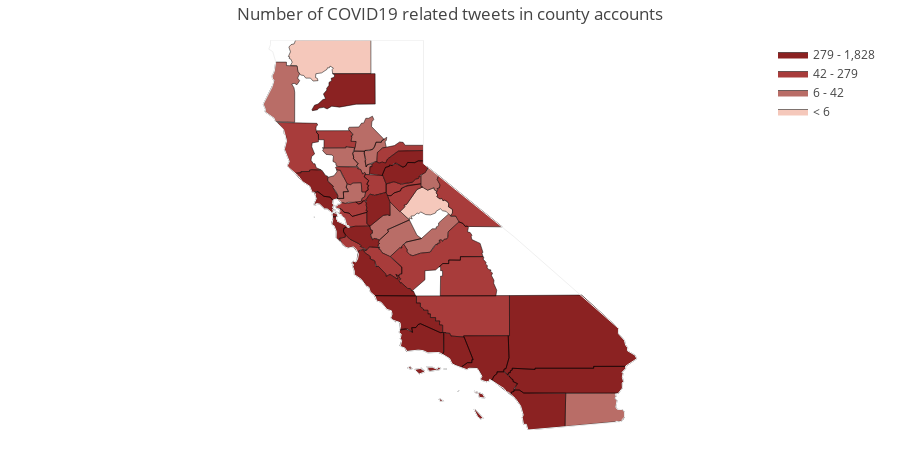

This figure's notebook cell:
### Markdown cell above
Add FIPS to the dataframe and plot the distribution of covid related tweets. There are 47 counties with COVID19 updates.

### Code cell
df = pd.read_csv("county_fips.csv")
df_ca = df[df.state_abbr == 'CA'][['county_name','fips']]
df2 =df2.merge(df_ca,left_on='county',right_on = 'county_name')
for i in range(df2.shape[0]):
    s = str(df2.loc[i,'fips'])
    while len(s) < 5:
        s = '0' + s
    df2.loc[i,'fips'] = s
    
def plot_county_ca(df_ca,label):
    df_ca = df_ca[df_ca[label]>0]
    values = df_ca[label].tolist()
    fips = df_ca['fips'].tolist()

    colorscale = [ '#F5C8BB', '#B96D67', '#A83C3B',
       '#8B2222', '#5B0D0D', '#5A2318']
    
    binning = [2**(np.log2(max(values))/4 * (i + 1)) for i in range(4)]
    
    fig = ff.create_choropleth(
        fips=fips, values=values, scope=['CA'],
        binning_endpoints=binning, 
        colorscale=colorscale,
        show_hover=True,
        county_outline={'color': 'rgb(0,0,0)', 'width': 0.5}, round_legend_values=True,
        #legend_title='Population by County', title='California and Nearby States'
        title = 'Number of COVID19 related tweets in county accounts'
    )
    fig.layout.template = None
    fig.show()
plot_county_ca(df2,'covid_length')
print('Counties with 0 COVID-19 related tweets: ')
print(df2[df2['covid_length'] == 0]['county'].values)

### Figure 1 — Plotly figure (JSON) as saved in the notebook; plotly's stock layout.template omitted (floating-point values rounded to 4 significant figures; data arrays with more than 128 entries replaced by an {"elided": "..."} marker saying what was removed)
{"data": [{"fill": "toself", "fillcolor": "#F5C8BB", "hoverinfo": "none", "line": {"color": "rgb(0,0,0)", "width": 0.5}, "mode": "lines", "name": "< 6", "type": "scatter", "x": [-123.7, -123.7, -123.7, -123.6, -123.6, -123.5, -121.4, -121.4, -122.5, -122.5, -122.5, -122.6, -122.6, -122.6, -122.7, -122.8, -123.0, -123.0, -122.9, -122.9, -123.0, -123.1, -123.2, -123.3, -123.4, -123.5, -123.5, -123.7, -123.6, -123.6, -123.7, -123.7, -123.7, null, -120.7, -120.5, -120.5, -120.5, -120.5, -120.2, -120.0, -119.9, -119.7, -119.7, -119.6, -119.7, -119.6, -119.6, -119.5, -119.5, -119.5, -119.4, -119.3, -119.3, -119.3, -119.2, -119.2, -119.2, -119.3, -119.4, -119.5, -119.5, -119.6, -119.7, -119.8, -119.9, -120.1, -120.1, -120.2, -120.3, -120.3, -120.3, -120.4, -120.4, -120.7, null], "y": [41.6, 41.71, 41.83, 41.89, 41.91, 42.0, 42.0, 41.18, 41.18, 41.28, 41.32, 41.37, 41.33, 41.33, 41.29, 41.2, 41.18, 41.09, 41.07, 41.01, 41.0, 41.08, 41.08, 41.14, 41.15, 41.24, 41.38, 41.38, 41.46, 41.54, 41.55, 41.59, 41.6, null, 37.83, 37.92, 37.96, 37.99, 38.01, 38.37, 38.43, 38.36, 38.42, 38.37, 38.33, 38.29, 38.24, 38.2, 38.14, 38.16, 38.1, 38.12, 38.08, 38.02, 37.95, 37.9, 37.84, 37.79, 37.74, 37.84, 37.86, 37.9, 37.85, 37.8, 37.75, 37.76, 37.83, 37.78, 37.8, 37.73, 37.73, 37.66, 37.68, 37.63, 37.83, null]}, {"fill": "toself", "fillcolor": "#B96D67", "hoverinfo": "none", "line": {"color": "rgb(0,0,0)", "width": 0.5}, "mode": "lines", "name": "6 - 42", "type": "scatter", "x": {"elided": "266 float values"}, "y": {"elided": "266 float values"}}, {"fill": "toself", "fillcolor": "#A83C3B", "hoverinfo": "none", "line": {"color": "rgb(0,0,0)", "width": 0.5}, "mode": "lines", "name": "42 - 279", "type": "scatter", "x": {"elided": "376 float values"}, "y": {"elided": "376 float values"}}, {"fill": "toself", "fillcolor": "#8B2222", "hoverinfo": "none", "line": {"color": "rgb(0,0,0)", "width": 0.5}, "mode": "lines", "name": "279 - 1,828", "type": "scatter", "x": {"elided": "525 float values"}, "y": {"elided": "525 float values"}}, {"fill": "toself", "fillcolor": "#5B0D0D", "hoverinfo": "none", "line": {"color": "rgb(0,0,0)", "width": 0.5}, "mode": "lines", "name": "> 1,828", "type": "scatter", "x": [], "y": []}, {"hoverinfo": "text", "legendgroup": "centroids", "marker": {"color": "white", "opacity": 0}, "mode": "markers", "name": "US Counties", "selected": {"marker": {"color": "white", "opacity": 1, "size": 3}}, "showlegend": false, "text": ["County: Ventura<br>State: California<br>FIPS: 06111<br>Value: 365.0", "County: Ventura<br>State: California<br>FIPS: 06111<br>Value: 365.0", "County: Ventura<br>State: California<br>FIPS: 06111<br>Value: 365.0", "County: Santa Barbara<br>State: California<br>FIPS: 06083<br>Value: 544.0", "County: Santa Barbara<br>State: California<br>FIPS: 06083<br>Value: 544.0", "County: Santa Barbara<br>State: California<br>FIPS: 06083<br>Value: 544.0", "County: Santa Barbara<br>State: California<br>FIPS: 06083<br>Value: 544.0", "County: Santa Barbara<br>State: California<br>FIPS: 06083<br>Value: 544.0", "County: San Francisco<br>State: California<br>FIPS: 06075<br>Value: 404.0", "County: San Francisco<br>State: California<br>FIPS: 06075<br>Value: 404.0", "County: San Francisco<br>State: California<br>FIPS: 06075<br>Value: 404.0", "County: San Francisco<br>State: California<br>FIPS: 06075<br>Value: 404.0", "County: San Francisco<br>State: California<br>FIPS: 06075<br>Value: 404.0", "County: Marin<br>State: California<br>FIPS: 06041<br>Value: 532.0", "County: Marin<br>State: California<br>FIPS: 06041<br>Value: 532.0", "County: Los Angeles<br>State: California<br>FIPS: 06037<br>Value: 1477.0", "County: Los Angeles<br>State: California<br>FIPS: 06037<br>Value: 1477.0", "County: Los Angeles<br>State: California<br>FIPS: 06037<br>Value: 1477.0", "County: Alameda<br>State: California<br>FIPS: 06001<br>Value: 236.0", "County: Alpine<br>State: California<br>FIPS: 06003<br>Value: 10.0", "County: Amador<br>State: California<br>FIPS: 06005<br>Value: 100.0", "County: Butte<br>State: California<br>FIPS: 06007<br>Value: 31.0", "County: Calaveras<br>State: California<br>FIPS: 06009<br>Value: 58.0", "County: Colusa<br>State: California<br>FIPS: 06011<br>Value: 24.0", "County: Contra Costa<br>State: California<br>FIPS: 06013<br>Value: 181.0", "County: El Dorado<br>State: California<br>FIPS: 06017<br>Value: 287.0", "County: Fresno<br>State: California<br>FIPS: 06019<br>Value: 183.0", "County: Glenn<br>State: California<br>FIPS: 06021<br>Value: 63.0", "County: Humboldt<br>State: California<br>FIPS: 06023<br>Value: 23.0", "County: Imperial<br>State: California<br>FIPS: 06025<br>Value: 10.0", "County: Kern<br>State: California<br>FIPS: 06029<br>Value: 127.0", "County: Madera<br>State: California<br>FIPS: 06039<br>Value: 25.0", "County: Mendocino<br>State: California<br>FIPS: 06045<br>Value: 252.0", "County: Merced<br>State: California<br>FIPS: 06047<br>Value: 20.0", "County: Mono<br>State: California<br>FIPS: 06051<br>Value: 138.0", "County: Monterey<br>State: California<br>FIPS: 06053<br>Value: 549.0", "County: Napa<br>State: California<br>FIPS: 06055<br>Value: 21.0", "County: Nevada<br>State: California<br>FIPS: 06057<br>Value: 128.0", "County: Orange<br>State: California<br>FIPS: 06059<br>Value: 1828.0", "County: Placer<br>State: California<br>FIPS: 06061<br>Value: 364.0", "County: Riverside<br>State: California<br>FIPS: 06065<br>Value: 319.0", "County: Sacramento<br>State: California<br>FIPS: 06067<br>Value: 183.0", "County: San Benito<br>State: California<br>FIPS: 06069<br>Value: 266.0", "County: San Bernardino<br>State: California<br>FIPS: 06071<br>Value: 445.0", "County: San Diego<br>State: California<br>FIPS: 06073<br>Value: 556.0", "County: San Joaquin<br>State: California<br>FIPS: 06077<br>Value: 377.0", "County: San Luis Obispo<br>State: California<br>FIPS: 06079<br>Value: 283.0", "County: San Mateo<br>State: California<br>FIPS: 06081<br>Value: 418.0", "County: Santa Clara<br>State: California<br>FIPS: 06085<br>Value: 950.0", "County: Santa Cruz<br>State: California<br>FIPS: 06087<br>Value: 182.0", "County: Shasta<br>State: California<br>FIPS: 06089<br>Value: 499.0", "County: Siskiyou<br>State: California<br>FIPS: 06093<br>Value: 1.0", "County: Solano<br>State: California<br>FIPS: 06095<br>Value: 7.0", "County: Sonoma<br>State: California<br>FIPS: 06097<br>Value: 553.0", "County: Stanislaus<br>State: California<br>FIPS: 06099<br>Value: 26.0", "County: Sutter<br>State: California<br>FIPS: 06101<br>Value: 11.0", "County: Tulare<br>State: California<br>FIPS: 06107<br>Value: 62.0", "County: Tuolumne<br>State: California<br>FIPS: 06109<br>Value: 3.0", "County: Yolo<br>State: California<br>FIPS: 06113<br>Value: 219.0", "County: Yuba<br>State: California<br>FIPS: 06115<br>Value: 39.0"], "type": "scatter", "unselected": {"marker": {"opacity": 0}}, "x": [[-119.4], [-119.1], [-119.5], [-119.0], [-119.7], [-120.1], [-120.4], [-120.0], [-123.0], [-122.3], [-122.4], [-122.4], [-122.4], [-122.4], [-122.7], [-118.4], [-118.5], [-118.2], -121.9, -119.8, -120.7, -121.6, -120.6, -122.2, -121.9, -120.5, -119.6, -122.4, -123.9, -115.4, -118.7, -119.8, -123.4, -120.7, -118.9, -121.2, -122.3, -120.8, -117.8, -120.7, -116.0, -121.3, -121.1, -116.2, -116.7, -121.3, -120.4, -122.3, -121.7, -122.0, -122.0, -122.5, -121.9, -122.9, -121.0, -121.7, -118.8, -120.0, -121.9, -121.4], "y": [[34.01], [34.47], [33.25], [33.48], [34.01], [33.97], [34.04], [34.72], [37.7], [37.78], [37.82], [37.86], [37.76], [37.86], [38.07], [33.38], [32.9], [34.36], 37.65, 38.6, 38.45, 39.67, 38.2, 39.18, 37.92, 38.78, 36.76, 39.6, 40.7, 33.04, 35.34, 37.22, 39.44, 37.19, 37.94, 36.22, 38.51, 39.3, 33.7, 39.06, 33.74, 38.45, 36.61, 34.84, 33.03, 37.93, 35.39, 37.42, 37.23, 37.06, 40.76, 41.59, 38.27, 38.53, 37.56, 39.03, 36.22, 38.03, 38.69, 39.27]}, {"hoverinfo": "text", "legendgroup": "States", "line": {"color": "rgb(240, 240, 240)", "width": 1}, "mode": "lines", "showlegend": false, "type": "scatter", "x": {"elided": "263 float values"}, "y": {"elided": "263 float values"}}], "layout": {"annotations": [{"showarrow": false, "text": "<b></b>", "x": 1, "xanchor": "right", "xref": "paper", "y": 1.05, "yref": "paper"}], "dragmode": "select", "height": 450, "hovermode": "closest", "legend": {"traceorder": "reversed", "x": 1, "xanchor": "right", "y": 1, "yanchor": "top"}, "margin": {"b": 20, "l": 20, "r": 20, "t": 40}, "title": {"text": "Number of COVID19 related tweets in county accounts"}, "width": 900, "xaxis": {"autorange": false, "fixedrange": true, "range": [-131.1, -107.4], "showgrid": false, "showticklabels": false, "zeroline": false}, "yaxis": {"autorange": false, "fixedrange": true, "range": [32.53, 42.0], "showgrid": false, "showticklabels": false, "zeroline": false}}}
